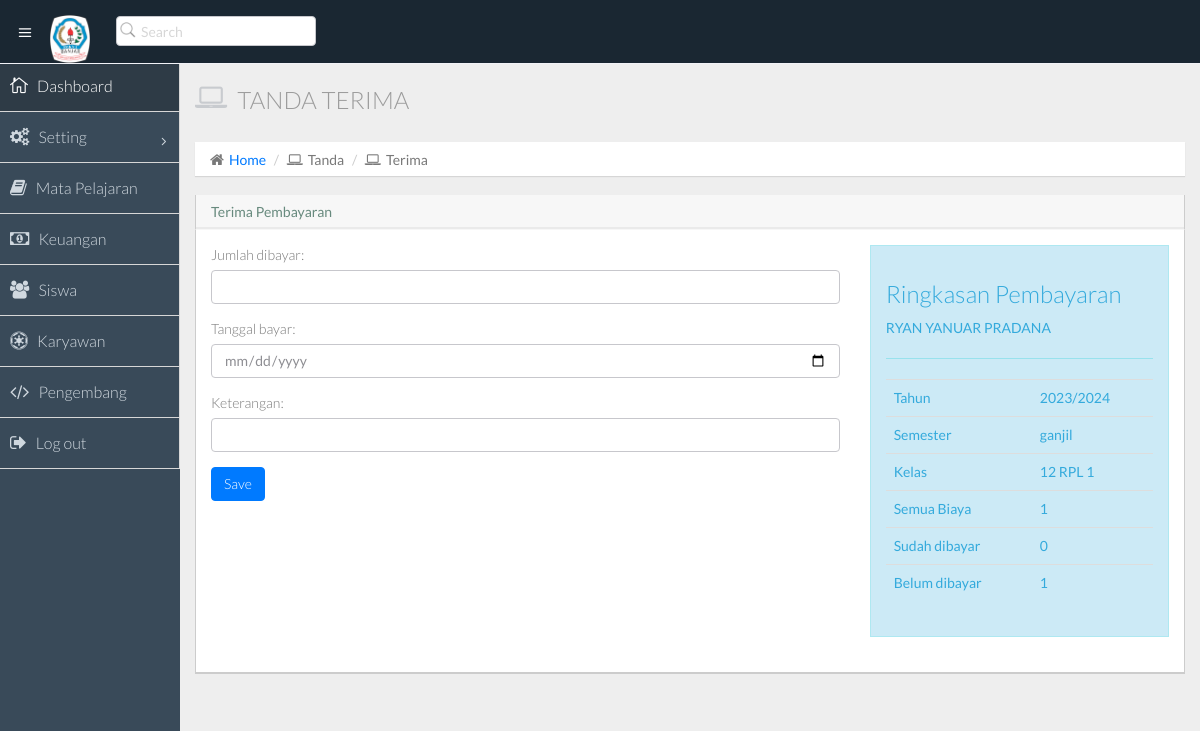
The page /tagihan/tanda-terima/?pk=2 (signed in) on the database its author committed.
### keuangan/models.py (models this page shows, shortened)
class Tagihan(models.Model):
    murid = models.ForeignKey(Siswa, on_delete=models.CASCADE)
    tahun = models.ForeignKey(TahunPelajaran, on_delete=models.CASCADE)
    smester = models.ForeignKey(Semester, on_delete=models.CASCADE)
    untuk_kelas = models.ForeignKey(Kelas, on_delete=models.CASCADE)
    dari_semester_sebelumnya = models.IntegerField(default=0)
    status = models.CharField(max_length=20, choices=[('aktif', 'Aktif'), ('lunas', 'Lunas')], default='aktif')
    class Meta:
        ordering = ['murid', 'smester']
    def __str__(self):
        return self.murid.nama
    def balance(self):
        harus_dibayar = self.total_harus_dibayar()
        dibayarkan = self.jumlah_total_dibayar()
        return harus_dibayar - dibayarkan
    def yang_harus_dibayar(self):
        items = InvoiceItem.objects.filter(tagihan=self)
        total = 0
        for item in items:
            total += int(item.jumlah.uang_masuk)
        return total
    def total_harus_dibayar(self):
        return self.dari_semester_sebelumnya + self.yang_harus_dibayar()
    def jumlah_total_dibayar(self):
        terima = TandaTerima.objects.filter(tagihan=self)
        jumlah = 0
        for tanda in terima:
            jumlah += tanda.jumlah_dibayar
        return jumlah

### siswa/models.py (models this page shows, shortened)
class Siswa(models.Model):
    STATUS = {
        ('aktif', 'Aktif'),
        ('lulus', 'Lulus'),
        ('do', 'Drop Out'),
    }
    GENDER = {
        ('pria', 'Pria'),
        ('wanita', 'Wanita')
    }
    status = models.CharField(choices=STATUS, max_length=20, default='Aktif')
    nomor_pendaftaran = models.CharField(max_length=50, unique=True)
    nama = models.CharField(max_length=200)
    nama_panggilan = models.CharField(max_length=200, blank=True, null=True)
    gender = models.CharField(choices=GENDER, max_length=30)
    tanggal_lahir = models.DateField()
    kelas_sekarang = models.ForeignKey(Kelas, on_delete=models.SET_NULL, null=True, blank=True)
    tanggal_daftar = models.DateField(auto_now_add=True)
    hp_regex = RegexValidator(regex='^[0-9]{10-15}$', message='Hp tidak sesuai')
    hp_orang_tua = models.CharField(validators=[hp_regex], max_length=15, blank=True, null=True)
    alamat = models.TextField(blank=True)
    keterangan = models.TextField(blank=True)
    photo = models.ImageField(upload_to='siswa/photo', blank=True, null=True)
    class Meta:
        ordering = ['nama', 'nomor_pendaftaran']

### utama/models.py (models this page shows)
class TahunPelajaran(models.Model):
    name = models.CharField(max_length=200, unique=True)
    sekarang = models.BooleanField(default=False, null=True)
    class Meta:
        ordering = ['-name']
    def __str__(self):
        return str(self.name)

class Semester(models.Model):
    SEMETER = {
        ('genap', 'Genap'),
        ('ganjil', 'Ganjil'),
    }
    name = models.CharField(choices=SEMETER, max_length=10)
    sekarang = models.BooleanField(default=False, null=True)
    class Meta:
        ordering = ['name']
    def __str__(self):
        return self.name

class Kelas(models.Model):
    name = models.CharField(max_length=10, unique=True)
    class Meta:
        ordering = ['name']
    def __str__(self):
        return self.name

### keuangan/views.py (the view, shortened to what this page needs)
# urls.py: path('tanda-terima/', views.TandaTerimaAdd.as_view(), name='tanda-terima'),
class TandaTerimaAdd(LoginRequiredMixin, SuccessMessageMixin, CreateView):
    model = TandaTerima
    form_class = TandaTerimaForm
    success_url = reverse_lazy('uang:index')
    success_message = 'Pembayaran telah ditambahkan'
    def get_context_data(self, **kwargs):
        context = super(TandaTerimaAdd, self).get_context_data(**kwargs)
        tagihan = Tagihan.objects.get(pk=self.request.GET['pk'])
        context['tagihan'] = tagihan
        return context

### keuangan/forms.py
class TandaTerimaForm(forms.ModelForm):
    class Meta:
        model = TandaTerima
        fields = ['jumlah_dibayar', 'tanggal_bayar', 'keterangan']
        widgets = {
            'tanggal_bayar': forms.DateInput(
                attrs={
                    'type': 'date'
                }
            )
        }

### templates/keuangan/tandaterima_form.html (shortened to what this page needs)
{% extends 'html.html' %}
{% load widget_tweaks %}
{% block page_title %}{% block title %}Tanda Terima{% endblock %}{% endblock %}
{% block breadcrumb %}
<li><i class="fa fa-laptop"></i>Tanda</li>
<li><i class="fa fa-laptop"></i>Terima</li>
{% endblock breadcrumb %}
{% block heading %}
Terima Pembayaran {% if messages %}{% for message in messages %}<span class="text-success">| {{ message }}</span>{% endfor %}{% endif %}
{% endblock heading %}
{% block content %}
<div class="row">
    <div class="col-sm-8">
        <form method="post">
            {% for f in form %}
            <div class="form-group">
                {{ f | add_label_class:"control-label" }}
                <div class="form-group">
                    {{ f | add_class:"form-control" | safe }}
                </div>
            </div>
            {% endfor %}
            {% if object %}
            <input type="submit" class="btn btn-primary" value="Update data">
            {% else %}
            <input type="submit" class="btn btn-primary" value="Save">
            {% endif %}
        </form>
    </div>
    <div class="col-sm-4">
        <div class="alert alert-info" role="alert">
            <h3>Ringkasan Pembayaran</h3>
            {{ tagihan | upper }}
            <hr>
            <table class="table table-hover">
                <tbody>
                    <tr>
                        <td>Tahun</td>
                        <td>{{ tagihan.tahun }}</td>
                    </tr>
                    <tr>
                        <td>Semester</td>
                        <td>{{ tagihan.smester }}</td>
                    </tr>
                    <tr>
                        <td>Kelas</td>
                        <td>{{ tagihan.untuk_kelas }}</td>
                    </tr>
                    <tr>
                        <td>Semua Biaya</td>
                        <td>{{ tagihan.total_harus_dibayar }}</td>
                    </tr>
                    <tr>
                        <td>Sudah dibayar</td>
                        <td>{{ tagihan.jumlah_total_dibayar }}</td>
                    </tr>
                    <tr>
                        <td>Belum dibayar</td>
                        <td>{{ tagihan.balance }}</td>
                    </tr>
                </tbody>
            </table>
        </div>
    </div>
</div>
{% endblock content %}

### rows shown on the page
Tagihan: murid.nama "RYAN YANUAR PRADANA", tahun "2023/2024", smester "ganjil", untuk_kelas "12 RPL 1", total_harus_dibayar "1", jumlah_total_dibayar "0", balance "1"

### other values the page prints
{{ f | add_label_class:"control-label" }} "Jumlah dibayar:" "Tanggal bayar:" "Keterangan:"
